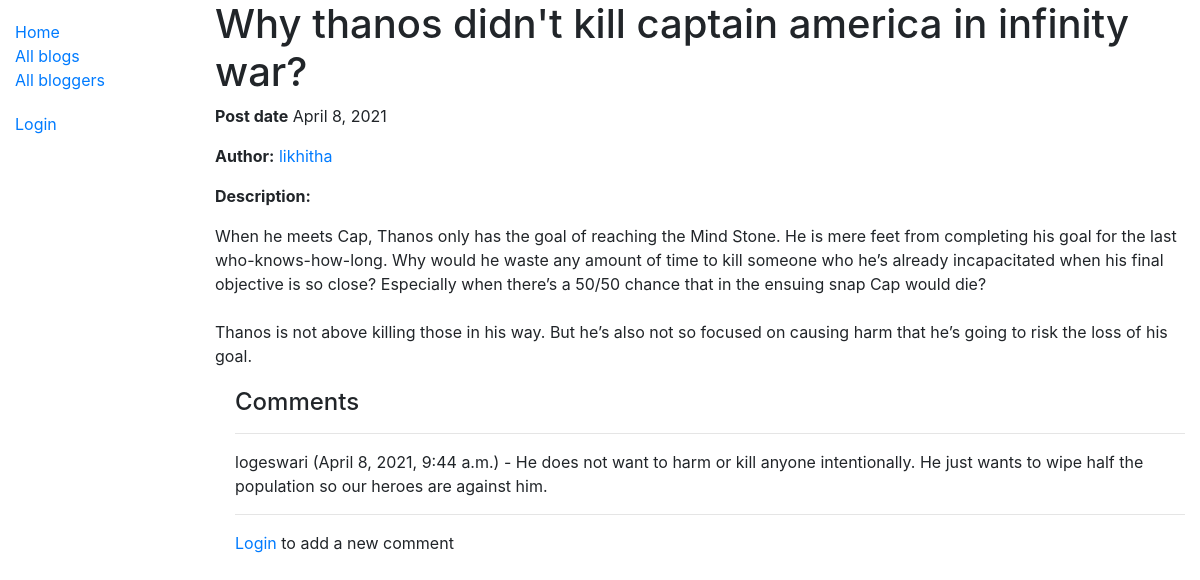
The app's page /blog/blog/2 with its own data.
### blog/models.py (models this page shows, shortened)
class Blog(models.Model):
    name = models.CharField(max_length=200)
    author = models.ForeignKey(BlogAuthor, on_delete=models.SET_NULL, null=True)
    description = models.TextField(max_length=2000, help_text="Enter you blog text here.")
    post_date = models.DateField(default=date.today)
    class Meta:
        ordering = ["-post_date"]

class BlogAuthor(models.Model):
    user = models.OneToOneField(User, on_delete=models.SET_NULL, null=True)
    bio = models.TextField(max_length=400, help_text="Enter your bio details here.")
    class Meta:
        ordering = ["user", "bio"]
    def __str__(self):
        return self.user.username

class BlogComment(models.Model):
    description = models.TextField(max_length=1000, help_text="Enter comment about blog here.")
    author = models.ForeignKey(User, on_delete=models.SET_NULL, null=True)
    post_date = models.DateTimeField(auto_now_add=True)
    blog = models.ForeignKey(Blog, on_delete=models.CASCADE)
    class Meta:
        ordering = ["post_date"]

### blog/views.py (the view)
# urls.py: path('blog/<int:pk>', views.BlogDetailView.as_view(), name='blog-detail'),
class BlogDetailView(generic.DetailView):
    model = Blog
    paginate_by = 2

### blog/templates/blog/blog_detail.html
{% extends "base_generic.html" %}
{% block content %}
<h1>{{ blog.name }}</h1>
<p><strong>Post date</strong> {{ blog.post_date }}</p>
<p><strong>Author:</strong> <a href="{% url 'blogs-by-author' blog.author.pk %}">{{ blog.author }}</a></p>
<p><strong>Description:</strong></p>
<p style="white-space:pre-wrap;">{{ blog.description }}</p>
<div style="margin-left:20px;margin-top:20px">
<h4>Comments</h4>
{% for comment in blog.blogcomment_set.all %}
<hr>
<p>{{comment.author}} ({{comment.post_date}}) - {{comment.description}}</p>
{% endfor %}
<hr>
{% if user.is_authenticated %}
  <a href="{% url 'blog_comment' blog.id %}">Add a new comment</a></p>
{% else %}
  <p><a href="{% url 'login'%}?next={{request.path}}">Login</a> to add a new comment</p>
{% endif %}
</div>
{% endblock %}

### records on screen
Blog: name "Why thanos didn't kill captain america in infinity war?", post_date "April 8, 2021", author "likhitha", description "When he meets Cap, Thanos only has the goal of reaching the Mind Stone. He is mere feet from completing his goal for the last who-knows-how-long. Why would he waste any amount of time to kill someone who he’s already incapacitated when his final objective is so close? Especially when there’s a 50/50 chance that in the ensuing snap Cap would die? Thanos is not above killing those in his way. But he’s also not so focused on causing harm that he’s going to risk the loss of his goal."
BlogComment: author "logeswari", post_date "April 8, 2021, 9:44 a.m.", description "He does not want to harm or kill anyone intentionally. He just wants to wipe half the population so our heroes are against him."
